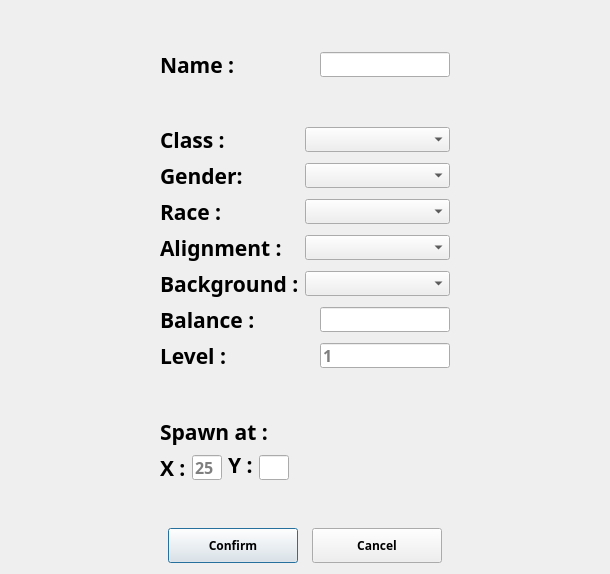
<?xml version="1.0" encoding="UTF-8"?>
<ui version="4.0">
 <class>CharCreateWindow</class>
 <widget class="QDialog" name="CharCreateWindow">
  <property name="geometry">
   <rect>
    <x>0</x>
    <y>0</y>
    <width>610</width>
    <height>574</height>
   </rect>
  </property>
  <property name="windowTitle">
   <string>Dialog</string>
  </property>
  <layout class="QHBoxLayout" name="horizontalLayout_13">
   <item>
    <spacer name="horizontalSpacer">
     <property name="orientation">
      <enum>Qt::Horizontal</enum>
     </property>
     <property name="sizeHint" stdset="0">
      <size>
       <width>40</width>
       <height>20</height>
      </size>
     </property>
    </spacer>
   </item>
   <item>
    <layout class="QVBoxLayout" name="verticalLayout_2">
     <item>
      <spacer name="verticalSpacer_3">
       <property name="orientation">
        <enum>Qt::Vertical</enum>
       </property>
       <property name="sizeHint" stdset="0">
        <size>
         <width>20</width>
         <height>40</height>
        </size>
       </property>
      </spacer>
     </item>
     <item>
      <layout class="QHBoxLayout" name="horizontalLayout_10">
       <item>
        <widget class="QLabel" name="label_name">
         <property name="font">
          <font>
           <family>ImperatorSmallCaps</family>
           <pointsize>16</pointsize>
           <weight>75</weight>
           <bold>true</bold>
          </font>
         </property>
         <property name="text">
          <string>Name :</string>
         </property>
         <property name="buddy">
          <cstring>field_name</cstring>
         </property>
        </widget>
       </item>
       <item>
        <widget class="QLineEdit" name="field_name">
         <property name="minimumSize">
          <size>
           <width>130</width>
           <height>25</height>
          </size>
         </property>
         <property name="maximumSize">
          <size>
           <width>130</width>
           <height>25</height>
          </size>
         </property>
         <property name="font">
          <font>
           <family>ImperatorSmallCaps</family>
           <pointsize>12</pointsize>
           <weight>75</weight>
           <bold>true</bold>
          </font>
         </property>
        </widget>
       </item>
      </layout>
     </item>
     <item>
      <spacer name="verticalSpacer">
       <property name="orientation">
        <enum>Qt::Vertical</enum>
       </property>
       <property name="sizeHint" stdset="0">
        <size>
         <width>20</width>
         <height>40</height>
        </size>
       </property>
      </spacer>
     </item>
     <item>
      <layout class="QHBoxLayout" name="horizontalLayout_6">
       <item>
        <widget class="QLabel" name="label_class">
         <property name="font">
          <font>
           <family>ImperatorSmallCaps</family>
           <pointsize>16</pointsize>
           <weight>75</weight>
           <bold>true</bold>
          </font>
         </property>
         <property name="text">
          <string>Class :</string>
         </property>
         <property name="buddy">
          <cstring>field_class</cstring>
         </property>
        </widget>
       </item>
       <item>
        <widget class="QComboBox" name="field_class">
         <property name="minimumSize">
          <size>
           <width>145</width>
           <height>25</height>
          </size>
         </property>
         <property name="maximumSize">
          <size>
           <width>145</width>
           <height>25</height>
          </size>
         </property>
         <property name="font">
          <font>
           <family>ImperatorSmallCaps</family>
           <pointsize>12</pointsize>
           <weight>75</weight>
           <bold>true</bold>
          </font>
         </property>
         <property name="layoutDirection">
          <enum>Qt::LeftToRight</enum>
         </property>
         <property name="styleSheet">
          <string notr="true">QComboBox{
setItemData(i, Qt::AlignCenter, Qt::TextAlignmentRole);
}</string>
         </property>
        </widget>
       </item>
      </layout>
     </item>
     <item>
      <layout class="QHBoxLayout" name="horizontalLayout_12">
       <item>
        <widget class="QLabel" name="label_gender">
         <property name="font">
          <font>
           <family>ImperatorSmallCaps</family>
           <pointsize>16</pointsize>
           <weight>75</weight>
           <bold>true</bold>
          </font>
         </property>
         <property name="text">
          <string>Gender:</string>
         </property>
         <property name="buddy">
          <cstring>field_race</cstring>
         </property>
        </widget>
       </item>
       <item>
        <widget class="QComboBox" name="field_gender">
         <property name="sizePolicy">
          <sizepolicy hsizetype="Minimum" vsizetype="Fixed">
           <horstretch>0</horstretch>
           <verstretch>0</verstretch>
          </sizepolicy>
         </property>
         <property name="minimumSize">
          <size>
           <width>145</width>
           <height>25</height>
          </size>
         </property>
         <property name="maximumSize">
          <size>
           <width>145</width>
           <height>25</height>
          </size>
         </property>
         <property name="baseSize">
          <size>
           <width>40</width>
           <height>0</height>
          </size>
         </property>
         <property name="font">
          <font>
           <family>ImperatorSmallCaps</family>
           <pointsize>12</pointsize>
           <weight>75</weight>
           <bold>true</bold>
          </font>
         </property>
         <property name="layoutDirection">
          <enum>Qt::LeftToRight</enum>
         </property>
         <property name="styleSheet">
          <string notr="true">QComboBox{
setItemData(i, Qt::AlignCenter, Qt::TextAlignmentRole);
}</string>
         </property>
         <property name="sizeAdjustPolicy">
          <enum>QComboBox::AdjustToContentsOnFirstShow</enum>
         </property>
        </widget>
       </item>
      </layout>
     </item>
     <item>
      <layout class="QHBoxLayout" name="horizontalLayout_5">
       <item>
        <widget class="QLabel" name="label_race">
         <property name="font">
          <font>
           <family>ImperatorSmallCaps</family>
           <pointsize>16</pointsize>
           <weight>75</weight>
           <bold>true</bold>
          </font>
         </property>
         <property name="text">
          <string>Race :</string>
         </property>
         <property name="buddy">
          <cstring>field_race</cstring>
         </property>
        </widget>
       </item>
       <item>
        <widget class="QComboBox" name="field_race">
         <property name="sizePolicy">
          <sizepolicy hsizetype="Minimum" vsizetype="Fixed">
           <horstretch>0</horstretch>
           <verstretch>0</verstretch>
          </sizepolicy>
         </property>
         <property name="minimumSize">
          <size>
           <width>145</width>
           <height>25</height>
          </size>
         </property>
         <property name="maximumSize">
          <size>
           <width>145</width>
           <height>25</height>
          </size>
         </property>
         <property name="baseSize">
          <size>
           <width>40</width>
           <height>0</height>
          </size>
         </property>
         <property name="font">
          <font>
           <family>ImperatorSmallCaps</family>
           <pointsize>12</pointsize>
           <weight>75</weight>
           <bold>true</bold>
          </font>
         </property>
         <property name="layoutDirection">
          <enum>Qt::LeftToRight</enum>
         </property>
         <property name="styleSheet">
          <string notr="true">QComboBox{
setItemData(i, Qt::AlignCenter, Qt::TextAlignmentRole);
}</string>
         </property>
         <property name="sizeAdjustPolicy">
          <enum>QComboBox::AdjustToContentsOnFirstShow</enum>
         </property>
        </widget>
       </item>
      </layout>
     </item>
     <item>
      <layout class="QHBoxLayout" name="horizontalLayout_4">
       <item>
        <widget class="QLabel" name="labeL_alignment">
         <property name="font">
          <font>
           <family>ImperatorSmallCaps</family>
           <pointsize>16</pointsize>
           <weight>75</weight>
           <bold>true</bold>
          </font>
         </property>
         <property name="text">
          <string>Alignment :</string>
         </property>
         <property name="buddy">
          <cstring>field_alignment</cstring>
         </property>
        </widget>
       </item>
       <item>
        <widget class="QComboBox" name="field_alignment">
         <property name="minimumSize">
          <size>
           <width>145</width>
           <height>25</height>
          </size>
         </property>
         <property name="maximumSize">
          <size>
           <width>145</width>
           <height>25</height>
          </size>
         </property>
         <property name="font">
          <font>
           <family>ImperatorSmallCaps</family>
           <pointsize>12</pointsize>
           <weight>75</weight>
           <bold>true</bold>
          </font>
         </property>
         <property name="layoutDirection">
          <enum>Qt::LeftToRight</enum>
         </property>
         <property name="styleSheet">
          <string notr="true">QComboBox{
setItemData(i, Qt::AlignCenter, Qt::TextAlignmentRole);
}</string>
         </property>
        </widget>
       </item>
      </layout>
     </item>
     <item>
      <layout class="QHBoxLayout" name="horizontalLayout_3">
       <item>
        <widget class="QLabel" name="label_background">
         <property name="font">
          <font>
           <family>ImperatorSmallCaps</family>
           <pointsize>16</pointsize>
           <weight>75</weight>
           <bold>true</bold>
          </font>
         </property>
         <property name="text">
          <string>Background :</string>
         </property>
         <property name="buddy">
          <cstring>field_background</cstring>
         </property>
        </widget>
       </item>
       <item>
        <widget class="QComboBox" name="field_background">
         <property name="minimumSize">
          <size>
           <width>145</width>
           <height>25</height>
          </size>
         </property>
         <property name="maximumSize">
          <size>
           <width>145</width>
           <height>25</height>
          </size>
         </property>
         <property name="font">
          <font>
           <family>ImperatorSmallCaps</family>
           <pointsize>12</pointsize>
           <weight>75</weight>
           <bold>true</bold>
          </font>
         </property>
         <property name="layoutDirection">
          <enum>Qt::LeftToRight</enum>
         </property>
         <property name="styleSheet">
          <string notr="true">QComboBox{
setItemData(i, Qt::AlignCenter, Qt::TextAlignmentRole);
}</string>
         </property>
        </widget>
       </item>
      </layout>
     </item>
     <item>
      <layout class="QHBoxLayout" name="horizontalLayout">
       <item>
        <widget class="QLabel" name="label_balance">
         <property name="font">
          <font>
           <family>ImperatorSmallCaps</family>
           <pointsize>16</pointsize>
           <weight>75</weight>
           <bold>true</bold>
          </font>
         </property>
         <property name="text">
          <string>Balance :</string>
         </property>
         <property name="buddy">
          <cstring>field_balance</cstring>
         </property>
        </widget>
       </item>
       <item>
        <widget class="QLineEdit" name="field_balance">
         <property name="sizePolicy">
          <sizepolicy hsizetype="Expanding" vsizetype="Minimum">
           <horstretch>0</horstretch>
           <verstretch>0</verstretch>
          </sizepolicy>
         </property>
         <property name="minimumSize">
          <size>
           <width>130</width>
           <height>25</height>
          </size>
         </property>
         <property name="maximumSize">
          <size>
           <width>130</width>
           <height>25</height>
          </size>
         </property>
         <property name="font">
          <font>
           <family>ImperatorSmallCaps</family>
           <pointsize>12</pointsize>
           <weight>75</weight>
           <bold>true</bold>
          </font>
         </property>
        </widget>
       </item>
      </layout>
     </item>
     <item>
      <layout class="QHBoxLayout" name="horizontalLayout_2">
       <item>
        <widget class="QLabel" name="label_level">
         <property name="font">
          <font>
           <family>ImperatorSmallCaps</family>
           <pointsize>16</pointsize>
           <weight>75</weight>
           <bold>true</bold>
          </font>
         </property>
         <property name="text">
          <string>Level :</string>
         </property>
         <property name="alignment">
          <set>Qt::AlignLeading|Qt::AlignLeft|Qt::AlignVCenter</set>
         </property>
         <property name="buddy">
          <cstring>field_level</cstring>
         </property>
        </widget>
       </item>
       <item>
        <widget class="QLineEdit" name="field_level">
         <property name="sizePolicy">
          <sizepolicy hsizetype="Expanding" vsizetype="Minimum">
           <horstretch>0</horstretch>
           <verstretch>0</verstretch>
          </sizepolicy>
         </property>
         <property name="minimumSize">
          <size>
           <width>130</width>
           <height>25</height>
          </size>
         </property>
         <property name="maximumSize">
          <size>
           <width>130</width>
           <height>25</height>
          </size>
         </property>
         <property name="font">
          <font>
           <family>ImperatorSmallCaps</family>
           <pointsize>12</pointsize>
           <weight>75</weight>
           <bold>true</bold>
          </font>
         </property>
         <property name="placeholderText">
          <string>1</string>
         </property>
        </widget>
       </item>
      </layout>
     </item>
     <item>
      <spacer name="verticalSpacer_2">
       <property name="orientation">
        <enum>Qt::Vertical</enum>
       </property>
       <property name="sizeHint" stdset="0">
        <size>
         <width>20</width>
         <height>40</height>
        </size>
       </property>
      </spacer>
     </item>
     <item>
      <layout class="QVBoxLayout" name="verticalLayout">
       <item>
        <widget class="QLabel" name="label_spawnat">
         <property name="font">
          <font>
           <family>ImperatorSmallCaps</family>
           <pointsize>16</pointsize>
           <weight>75</weight>
           <bold>true</bold>
          </font>
         </property>
         <property name="text">
          <string>Spawn at :</string>
         </property>
        </widget>
       </item>
       <item>
        <layout class="QHBoxLayout" name="horizontalLayout_9">
         <item>
          <layout class="QHBoxLayout" name="horizontalLayout_7">
           <item>
            <widget class="QLabel" name="label_x">
             <property name="minimumSize">
              <size>
               <width>25</width>
               <height>0</height>
              </size>
             </property>
             <property name="font">
              <font>
               <family>ImperatorSmallCaps</family>
               <pointsize>16</pointsize>
               <weight>75</weight>
               <bold>true</bold>
              </font>
             </property>
             <property name="text">
              <string>X :</string>
             </property>
             <property name="alignment">
              <set>Qt::AlignBottom|Qt::AlignLeading|Qt::AlignLeft</set>
             </property>
             <property name="buddy">
              <cstring>field_y</cstring>
             </property>
            </widget>
           </item>
           <item>
            <widget class="QLineEdit" name="field_x">
             <property name="enabled">
              <bool>true</bool>
             </property>
             <property name="sizePolicy">
              <sizepolicy hsizetype="Preferred" vsizetype="Minimum">
               <horstretch>0</horstretch>
               <verstretch>0</verstretch>
              </sizepolicy>
             </property>
             <property name="minimumSize">
              <size>
               <width>30</width>
               <height>25</height>
              </size>
             </property>
             <property name="maximumSize">
              <size>
               <width>30</width>
               <height>25</height>
              </size>
             </property>
             <property name="baseSize">
              <size>
               <width>40</width>
               <height>0</height>
              </size>
             </property>
             <property name="font">
              <font>
               <family>ImperatorSmallCaps</family>
               <pointsize>12</pointsize>
               <weight>75</weight>
               <bold>true</bold>
              </font>
             </property>
             <property name="placeholderText">
              <string>25</string>
             </property>
             <property name="clearButtonEnabled">
              <bool>false</bool>
             </property>
            </widget>
           </item>
          </layout>
         </item>
         <item>
          <layout class="QHBoxLayout" name="horizontalLayout_8">
           <item>
            <widget class="QLabel" name="label_y">
             <property name="minimumSize">
              <size>
               <width>25</width>
               <height>0</height>
              </size>
             </property>
             <property name="maximumSize">
              <size>
               <width>17</width>
               <height>25</height>
              </size>
             </property>
             <property name="font">
              <font>
               <family>ImperatorSmallCaps</family>
               <pointsize>16</pointsize>
               <weight>75</weight>
               <bold>true</bold>
              </font>
             </property>
             <property name="text">
              <string>Y :</string>
             </property>
             <property name="alignment">
              <set>Qt::AlignBottom|Qt::AlignLeading|Qt::AlignLeft</set>
             </property>
             <property name="buddy">
              <cstring>field_x</cstring>
             </property>
            </widget>
           </item>
           <item>
            <widget class="QLineEdit" name="field_y">
             <property name="maximumSize">
              <size>
               <width>30</width>
               <height>25</height>
              </size>
             </property>
             <property name="font">
              <font>
               <family>ImperatorSmallCaps</family>
               <pointsize>12</pointsize>
               <weight>75</weight>
               <bold>true</bold>
              </font>
             </property>
            </widget>
           </item>
           <item>
            <spacer name="horizontalSpacer_3">
             <property name="orientation">
              <enum>Qt::Horizontal</enum>
             </property>
             <property name="sizeHint" stdset="0">
              <size>
               <width>40</width>
               <height>20</height>
              </size>
             </property>
            </spacer>
           </item>
          </layout>
         </item>
        </layout>
       </item>
      </layout>
     </item>
     <item>
      <spacer name="verticalSpacer_4">
       <property name="orientation">
        <enum>Qt::Vertical</enum>
       </property>
       <property name="sizeHint" stdset="0">
        <size>
         <width>20</width>
         <height>40</height>
        </size>
       </property>
      </spacer>
     </item>
     <item>
      <layout class="QHBoxLayout" name="horizontalLayout_11">
       <item>
        <widget class="QPushButton" name="pushButton_confirm">
         <property name="minimumSize">
          <size>
           <width>0</width>
           <height>35</height>
          </size>
         </property>
         <property name="maximumSize">
          <size>
           <width>130</width>
           <height>100</height>
          </size>
         </property>
         <property name="font">
          <font>
           <family>ImperatorSmallCaps</family>
           <weight>75</weight>
           <bold>true</bold>
          </font>
         </property>
         <property name="text">
          <string>Confirm</string>
         </property>
        </widget>
       </item>
       <item>
        <widget class="QPushButton" name="pushButton_cancel">
         <property name="minimumSize">
          <size>
           <width>0</width>
           <height>35</height>
          </size>
         </property>
         <property name="maximumSize">
          <size>
           <width>130</width>
           <height>100</height>
          </size>
         </property>
         <property name="font">
          <font>
           <family>ImperatorSmallCaps</family>
           <weight>75</weight>
           <bold>true</bold>
          </font>
         </property>
         <property name="text">
          <string>Cancel</string>
         </property>
        </widget>
       </item>
      </layout>
     </item>
    </layout>
   </item>
   <item>
    <spacer name="horizontalSpacer_2">
     <property name="orientation">
      <enum>Qt::Horizontal</enum>
     </property>
     <property name="sizeHint" stdset="0">
      <size>
       <width>40</width>
       <height>20</height>
      </size>
     </property>
    </spacer>
   </item>
  </layout>
 </widget>
 <resources/>
 <connections/>
</ui>
